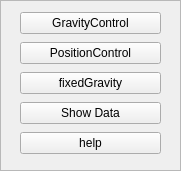
  <widget class="QFrame" name="frame_2">
   <property name="geometry">
    <rect>
     <x>20</x>
     <y>260</y>
     <width>181</width>
     <height>171</height>
    </rect>
   </property>
   <property name="frameShape">
    <enum>QFrame::StyledPanel</enum>
   </property>
   <property name="frameShadow">
    <enum>QFrame::Raised</enum>
   </property>
   <widget class="QWidget" name="verticalLayoutWidget">
    <property name="geometry">
     <rect>
      <x>20</x>
      <y>10</y>
      <width>141</width>
      <height>151</height>
     </rect>
    </property>
    <property name="windowTitle">
     <string>Dyros Red UI</string>
    </property>
    <layout class="QVBoxLayout" name="verticalLayout">
     <item>
      <widget class="QPushButton" name="gravity_button">
       <property name="text">
        <string>GravityControl</string>
       </property>
      </widget>
     </item>
     <item>
      <widget class="QPushButton" name="task_button">
       <property name="text">
        <string>PositionControl</string>
       </property>
      </widget>
     </item>
     <item>
      <widget class="QPushButton" name="contact_button">
       <property name="text">
        <string>fixedGravity</string>
       </property>
      </widget>
     </item>
     <item>
      <widget class="QPushButton" name="data_button">
       <property name="text">
        <string>Show Data</string>
       </property>
      </widget>
     </item>
     <item>
      <widget class="QPushButton" name="helpbutton">
       <property name="text">
        <string>help</string>
       </property>
      </widget>
     </item>
    </layout>
   </widget>
  </widget>
